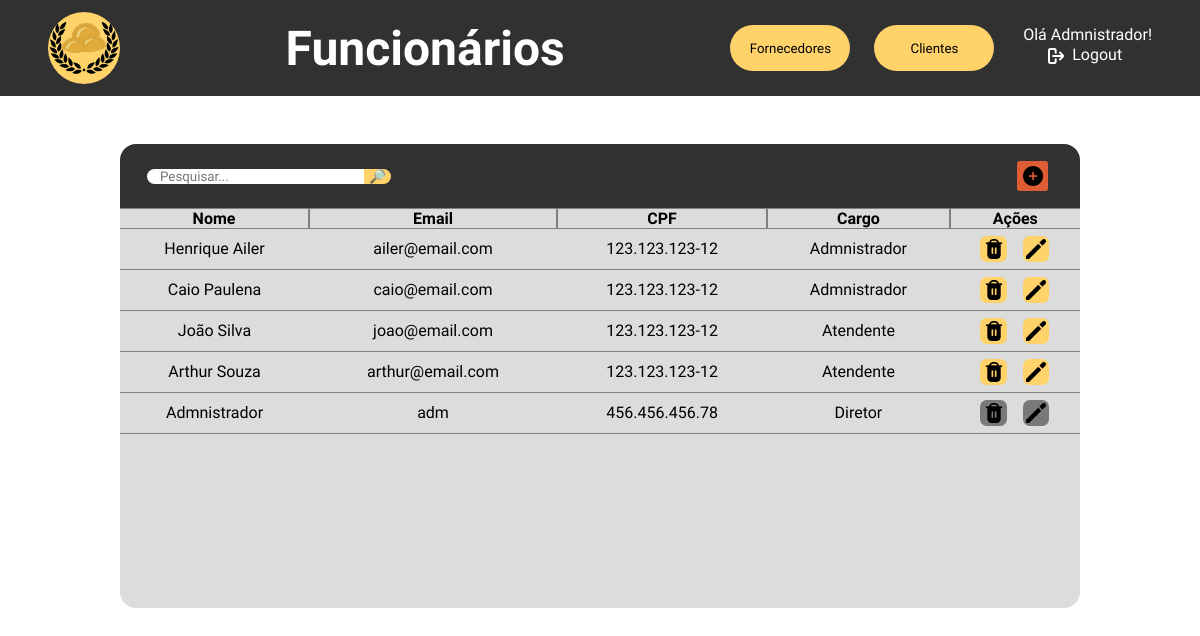
Page /php/tabelaFuncionarios.php (signed in) on the committed database.
### tables this page shows
CREATE TABLE `usuarios` (
  `id_user` int(11) NOT NULL,
  `nome_user` varchar(50) NOT NULL,
  `email_user` varchar(50) NOT NULL,
  `senha_user` varchar(50) NOT NULL,
  `cpf_user` varchar(14) NOT NULL,
  `cargo_user` varchar(50) NOT NULL,
  `tipo_user` char(1) NOT NULL
);

### php/tabelaFuncionarios.php (the view, shortened to what this page needs)
<?php
    function table($search){
        include "utilities/mysql_connect.php";
        $query = mysqli_query($connection, "select nome_user, email_user, cpf_user, cargo_user, tipo_user, id_user from usuarios where nome_user like \"%$search%\";");
        while($output = mysqli_fetch_array($query)){
            echo"<tr class='normal-row'>";
            echo"<td>$output[0]</td>";
            echo"<td>$output[1]</td>";
            echo"<td>$output[2]</td>";
            echo"<td>$output[3]</td>";
            if(($_SESSION['user_flag'] == "d" || $output[4] == "f") && $output[4] != "d"){
                echo"<td><div style='display: flex; justify-content: center; gap: 1em;'>";
                echo"<form action='tabelaFuncionarios.php' method='post'><input type='hidden' name='id_delete-confirmar' value='$output[5]'><button class='button' name='delete' type='submit'><img src='../images/icons/delete.png'></button></form>";
                echo"<form action='tabelaFuncionarios.php' method='post'><input type='hidden' name='id_edit' value='$output[5]'><button class='button' name='edit' type='submit'><img src='../images/icons/edit.png'></button></form>";
                echo"</div></td></tr>";
            }else{
                echo"<td><div style='display: flex; justify-content: center; gap: 1em;'>";
                echo"<button class='disabled-button' name='delete' type='submit'><img src='../images/icons/delete.png'></button>";
                echo"<button class='disabled-button' name='edit' type='submit'><img src='../images/icons/edit.png'></button>";
                echo"</div></td></tr>";
            }
        }
    }
?>
<!DOCTYPE html>
<html lang="pt-br">
<head>
    <link rel="stylesheet" href="../css/tabelaFuncionarios.css">
</head>
<body>
    <div class="navbar">
        <a href="adm_dashboard.php">
            <div class="logo"></div>
        </a>
        <h1>Funcionários</h1>
        <div class="menu">
        <a href="tabelaFornecedores.php"><button>Fornecedores</button></a>
            <a href="tabelaClientes.php"><button>Clientes</button></a>
            <div class="user-area">
                <?php
                $username = $_SESSION['username'];
                echo "<p>Olá $username!</p>";
                ?>
                <a href="sessionEnded.php">
                    <div class="logout"><img src="../images/icons/logout.png">
                        <p>Logout</p>
                    </div>
                </a>
            </div>
        </div>
    </div>
    <div class="center">
        <div class="table-header">
            <form action="tabelaFuncionarios.php" method="post" id="searchbox">
                <input type="text" placeholder="Pesquisar..." name="search" id="searchbar">
                <input type="submit" value="🔎︎">
            </form>
            <div id="menu">
                <form action="tabelaFuncionarios.php" method="post">
                    <button><img src="../images/icons/plus.png"></button>
                </form>
            </div>
        </div>
        <div class="table-holder">
            <table>
                <tr style="position: sticky; top: 0; background-color: #dcdcdc;">
                <th style="border-left: none;">Nome</th>
                <th>Email</th>
                <th>CPF</th>
                <th>Cargo</th>
                <th style="border-right: none;">Ações</th></tr>
                <?php
                    if($_SERVER['REQUEST_METHOD'] === 'POST' && isset($_POST['search'])){
                        $search = $_POST['search'];
                        table($search);
                        echo "<script>
                                document.getElementById('searchbar').value='$search'
                                document.getElementById('close-search').style.display = 'block'
                            </script>";
                    }else{
                        table("");
                    }
                ?>
            </table>
        </div>
    </div>
</body>
</html>

### css/tabelaFuncionarios.css (style rules this page uses)
* { padding: 0; margin: 0; font-family: "Kanit", Arial, Helvetica, sans-serif; }
body { overflow: hidden; }
.navbar { height: 6em; background-color: #313131; display: flex; justify-content: space-between; align-items: center; padding-left: 3em; padding-right: 3em; }
.navbar h1 { color: white; font-size: 3em; }
.navbar .logo { height: 4.5em; width: 4.5em; border-radius: 3em; background-color: #FFD369; background-image: url('../images/logo.png'); background-size: contain; background-repeat: no-repeat; background-position: center center; }
.navbar .menu { display: flex; gap: 1.5em; }
.navbar .menu button { width: 9em; height: 3.5em; background-color: #FFD369; border: none; border-radius: 2em; cursor: pointer; transition: 200ms; }
.navbar .menu .user-area { display: flex; flex-direction: column; align-items: center; color: white; }
.navbar .menu .user-area p { margin-bottom: .1em; }
.navbar .menu .user-area .logout { display: flex; align-items: center; }
.navbar .menu .user-area a { text-decoration: none; color: white; }
.navbar .menu .user-area p { margin-left: .3em; }
.navbar .menu .user-area .logout img { width: 1em; height: 1em; filter: invert(100%); margin-right: .2em; }
.center { height: calc(100vh - 6em); display: flex; justify-content: start; align-items: center; flex-direction: column; }
.table-header { margin-top: 3em; width: 60em; height: 4em; background-color: #313131; border-radius: 1em 1em 0 0; display: flex; justify-content: space-between; align-items: center; }
.table-header #searchbox { display: flex; align-items: center; justify-content: center; width: fit-content; }
.table-header #searchbox input[type="text"] { margin-left: 2em; padding-left: 1em; padding-right: 1em; border: none; border-radius: 1em 0 0 1em; }
.table-header #searchbox input[type="submit"] { border: none; background-color: #FFD369; width: 2em; border-radius: 0 1em 1em 0; cursor: pointer; }
.table-header #menu { margin-right: 2em; display: flex; justify-content: center; align-items: center; gap: 1em; }
.table-header #menu button { width: 2.3em; height: 2.3em; border: none; border-radius: .2em; cursor: pointer; background-color: #DE5D35; display: flex; align-items: center; justify-content: center; transition: 200ms; }
.table-header #menu button img { width: 1.5em; height: 1.5em; }
.table-holder { width: 60em; height: 25em; background-color: #dcdcdc; border-radius: 0 0 1em 1em; overflow-y: scroll; }
.table-holder table { width: 60em; border-spacing: 0; text-align: center; }
.table-holder table th { border: .1em solid grey; }
.table-holder table td { border-bottom: .1em solid grey; }
.table-holder table .disabled-button { width: 2em; height: 2em; margin-top: .5em; margin-bottom: .5em; border: none; border-radius: .5em; display: flex; align-items: center; justify-content: center; background-color: #797979; transition: 200ms; }
.table-holder table .button { width: 2em; height: 2em; margin-top: .5em; margin-bottom: .5em; border: none; border-radius: .5em; cursor: pointer; display: flex; align-items: center; justify-content: center; background-color: #FFD369; transition: 200ms; }
.table-holder table button img { width: 1.5em; height: 1.5em; }

### rows in the picture
usuarios: nome_user "Henrique Ailer", email_user "ailer@email.com", cpf_user "123.123.123-12", cargo_user "Admnistrador"
usuarios: nome_user "Caio Paulena", email_user "caio@email.com", cpf_user "123.123.123-12", cargo_user "Admnistrador"
usuarios: nome_user "João Silva", email_user "joao@email.com", cpf_user "123.123.123-12", cargo_user "Atendente"
usuarios: nome_user "Arthur Souza", email_user "arthur@email.com", cpf_user "123.123.123-12", cargo_user "Atendente"
usuarios: nome_user "Admnistrador", email_user "adm", cpf_user "456.456.456.78", cargo_user "Diretor"

### other values in the picture
$username "Admnistrador"
